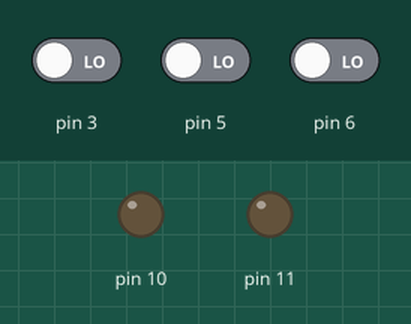
Simulated run of this sketch. Board: Arduino Uno, built with avr-gcc and run on an emulated ATmega328P. On the bench: output pins drawn as LEDs (lit = HIGH). The test bench sets the inputs (shaded band); at power-on: pin 3 LOW, pin 5 LOW, pin 6 LOW. What the sketch prints to the serial monitor is not drawn.

Above: at 1.2 s.
1.3 s: pin 3 driven HIGH
At 1.9 s:
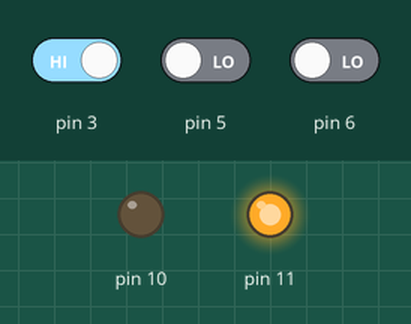
2.8 s: pin 5 driven HIGH
At 3.1 s:
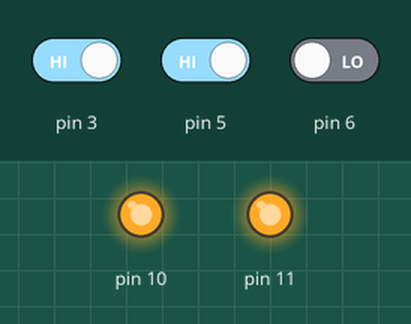
4.3 s: pin 3 driven LOW
At 5.5 s:
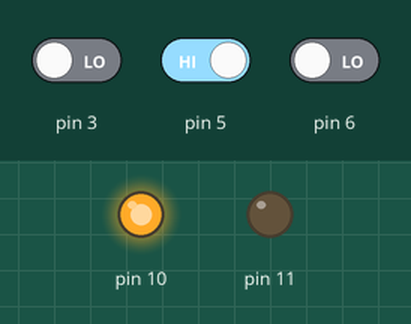
5.8 s: pin 5 driven LOW
At 6.7 s:
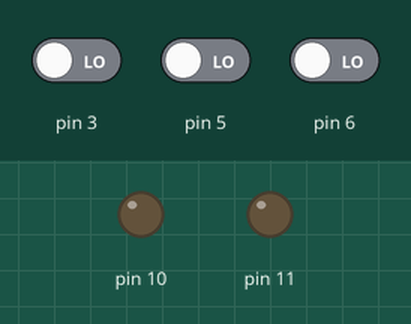
Timing chart, 0 to 8.3 s (numbered marks = the images above; inputs shaded):
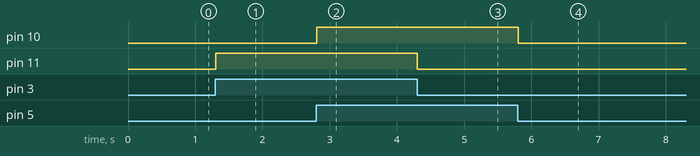

The sketch:

uno.ino
```cpp
void setup() {
  Serial.begin(9600);
  pinMode(10,OUTPUT);
  pinMode(11,OUTPUT);
}

void loop() {
  digitalWrite(9,LOW);
  digitalWrite(10,LOW);
  digitalWrite(11,LOW);
  int y1 = digitalRead(6);
  int y12= digitalRead(5);
  int y13= digitalRead(3);
  Serial.println(y1);
  digitalWrite(9,y1);
  digitalWrite(10,y12);
  digitalWrite(11,y13);
  delay(100);
}
```

Measured:
- after the input at 1.3 s, pin 11: LOW → HIGH at once
- after the input at 2.8 s, pin 10: LOW → HIGH at once
- after the input at 4.3 s, pin 11: HIGH → LOW at once
- after the input at 5.8 s, pin 10: HIGH → LOW at once
